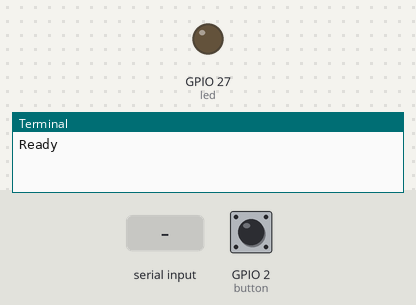
Bench run of a program on a simulated Raspberry Pi (BCM pin numbers). Parts: output pins drawn as LEDs (lit = HIGH), the last lines printed to the terminal. The test bench sets the inputs (shaded band); at power-on: GPIO 2 (button) HIGH. Web requests get an empty 200 reply after 0.4 s.

Above: at 1.2 s.
1.3 s: GPIO 2 (button) pulled LOW for 1.3 s
At 2.6 s:
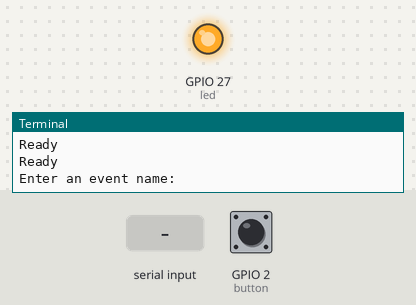
4.1 s: "1" typed at the terminal, then Enter
6.0 s: GPIO 2 (button) pulled LOW for 1.3 s
At 7.2 s:
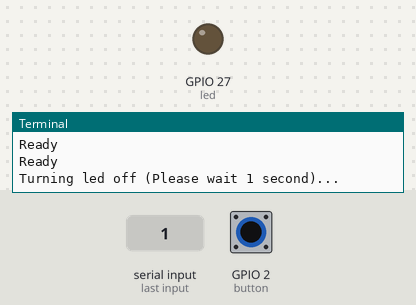
8.8 s: GPIO 2 (button) pulled LOW for 3.2 s
At 10.7 s:
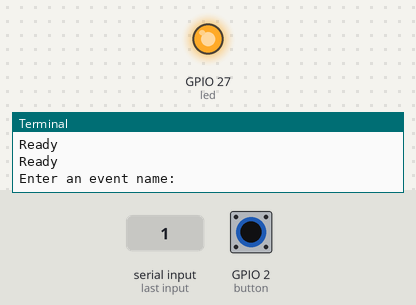
Timing chart, 0 to 12.2 s (numbered marks = the images above; inputs shaded):
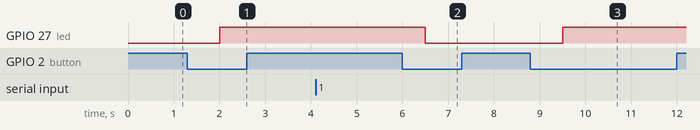

Measured:
- after the input at 1.3 s, GPIO 27 (led): LOW → HIGH after 0.70 s
- after the input at 6.0 s, GPIO 27 (led): HIGH → LOW after 0.50 s
- after the input at 8.8 s, GPIO 27 (led): LOW → HIGH after 0.70 s

The program:

notification.py
```python
from gpiozero import LED,Button
from signal import pause
from time import sleep
import requests

led = LED(27)

button = Button(2)

ifttt_webhook = "https://maker.ifttt.com/trigger/{}/json/with/key/cYdC1ypytgw6JpBPPQuTE6"

def trigger_event(event):
    return requests.get(ifttt_webhook.format(event))


while True:
    sleep(1)
    print("Ready")
    if button.is_pressed and not led.is_lit:
        led.on()
        event_name: str = input("Enter an event name: ")
        req = trigger_event(event=event_name)
        if req.status_code == 200:
            print("Event trigger successful")
        else:
            print("Not successful")

    elif led.is_lit and button.is_pressed:
        print("Turning led off (Please wait 1 second)...")
        led.off()
```
